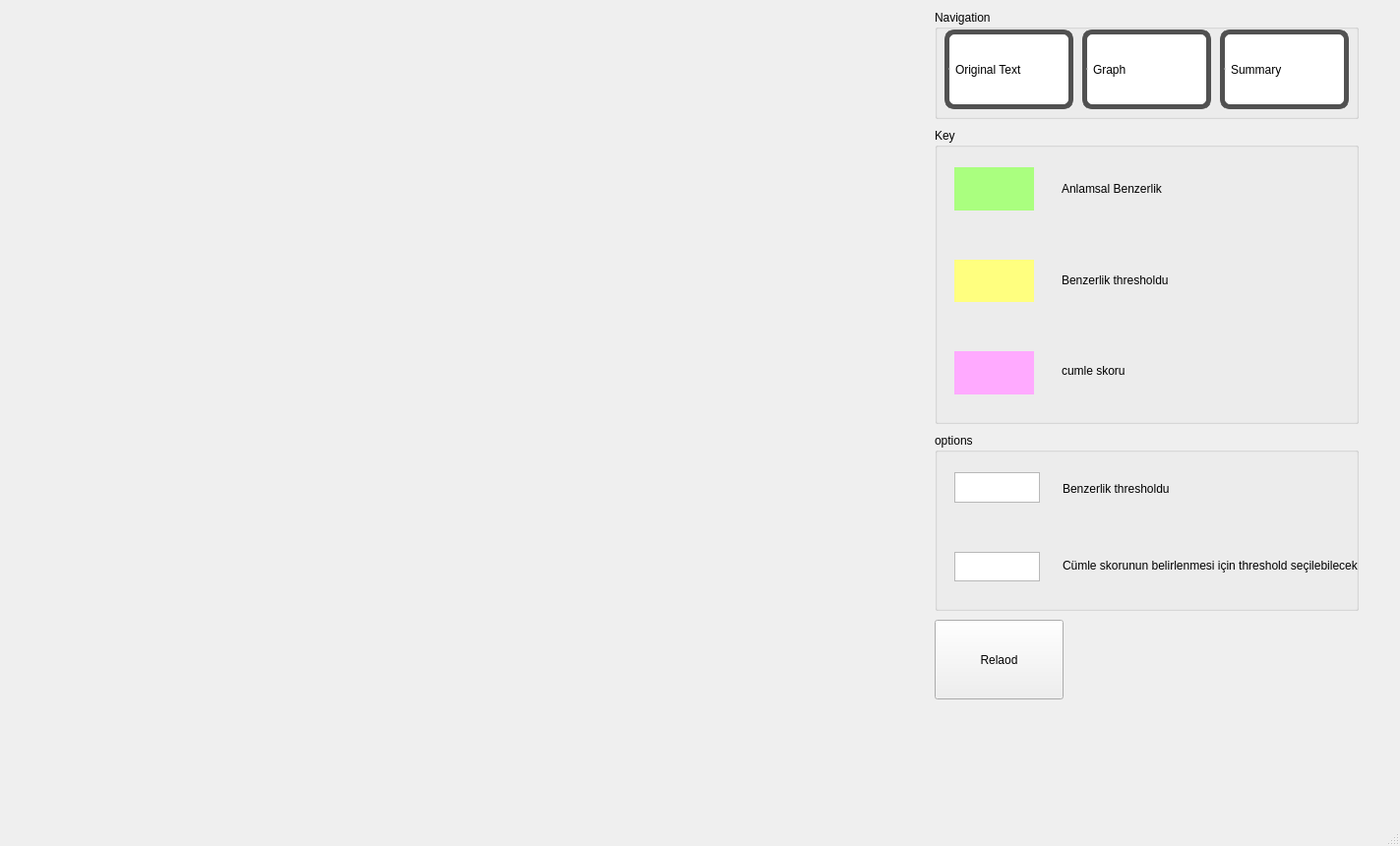
<?xml version="1.0" encoding="UTF-8"?>
<ui version="4.0">
 <class>MainWindow</class>
 <widget class="QMainWindow" name="MainWindow">
  <property name="geometry">
   <rect>
    <x>0</x>
    <y>0</y>
    <width>1423</width>
    <height>860</height>
   </rect>
  </property>
  <property name="windowTitle">
   <string>MainWindow</string>
  </property>
  <widget class="QWidget" name="centralwidget">
   <widget class="QStackedWidget" name="stackedWidget">
    <property name="geometry">
     <rect>
      <x>20</x>
      <y>0</y>
      <width>1371</width>
      <height>781</height>
     </rect>
    </property>
    <property name="currentIndex">
     <number>1</number>
    </property>
    <widget class="QWidget" name="Intro_page">
     <widget class="QGroupBox" name="IntroGroupBox">
      <property name="geometry">
       <rect>
        <x>440</x>
        <y>190</y>
        <width>421</width>
        <height>411</height>
       </rect>
      </property>
      <property name="title">
       <string/>
      </property>
      <widget class="QPushButton" name="BrowseButton">
       <property name="geometry">
        <rect>
         <x>320</x>
         <y>110</y>
         <width>93</width>
         <height>28</height>
        </rect>
       </property>
       <property name="text">
        <string>Browse</string>
       </property>
      </widget>
      <widget class="QLineEdit" name="FileNameTextEdit">
       <property name="geometry">
        <rect>
         <x>40</x>
         <y>110</y>
         <width>271</width>
         <height>21</height>
        </rect>
       </property>
      </widget>
      <widget class="QPushButton" name="ProcessButton">
       <property name="geometry">
        <rect>
         <x>120</x>
         <y>160</y>
         <width>141</width>
         <height>71</height>
        </rect>
       </property>
       <property name="text">
        <string>Process</string>
       </property>
      </widget>
      <widget class="QLabel" name="ErrorLabel">
       <property name="geometry">
        <rect>
         <x>44</x>
         <y>240</y>
         <width>361</width>
         <height>20</height>
        </rect>
       </property>
       <property name="text">
        <string/>
       </property>
      </widget>
     </widget>
    </widget>
    <widget class="QWidget" name="Graph_page">
     <widget class="QGroupBox" name="KeyGroupBox">
      <property name="geometry">
       <rect>
        <x>930</x>
        <y>130</y>
        <width>431</width>
        <height>301</height>
       </rect>
      </property>
      <property name="title">
       <string>Key</string>
      </property>
      <widget class="QWidget" name="gridLayoutWidget">
       <property name="geometry">
        <rect>
         <x>129</x>
         <y>19</y>
         <width>291</width>
         <height>271</height>
        </rect>
       </property>
       <layout class="QGridLayout" name="gridLayout">
        <item row="4" column="0">
         <widget class="QLabel" name="CumleScoreLabel">
          <property name="text">
           <string>cumle skoru</string>
          </property>
         </widget>
        </item>
        <item row="3" column="0">
         <widget class="QLabel" name="ThresholdLabel">
          <property name="text">
           <string>Benzerlik thresholdu</string>
          </property>
         </widget>
        </item>
        <item row="0" column="0">
         <widget class="QLabel" name="AnlamsalLabel">
          <property name="text">
           <string>Anlamsal Benzerlik</string>
          </property>
         </widget>
        </item>
       </layout>
      </widget>
      <widget class="QWidget" name="verticalLayoutWidget_2">
       <property name="geometry">
        <rect>
         <x>10</x>
         <y>20</y>
         <width>101</width>
         <height>271</height>
        </rect>
       </property>
       <layout class="QVBoxLayout" name="verticalLayout">
        <property name="spacing">
         <number>50</number>
        </property>
        <property name="leftMargin">
         <number>10</number>
        </property>
        <property name="topMargin">
         <number>20</number>
        </property>
        <property name="rightMargin">
         <number>10</number>
        </property>
        <property name="bottomMargin">
         <number>20</number>
        </property>
        <item>
         <widget class="QLabel" name="greenLabel">
          <property name="styleSheet">
           <string notr="true">background-color: rgb(170, 255, 127);</string>
          </property>
          <property name="text">
           <string/>
          </property>
         </widget>
        </item>
        <item>
         <widget class="QLabel" name="yellowLabel">
          <property name="autoFillBackground">
           <bool>false</bool>
          </property>
          <property name="styleSheet">
           <string notr="true">background-color:rgb(255, 255, 127)</string>
          </property>
          <property name="text">
           <string/>
          </property>
         </widget>
        </item>
        <item>
         <widget class="QLabel" name="pinkLabel">
          <property name="styleSheet">
           <string notr="true">background-color: rgb(255, 170, 255);</string>
          </property>
          <property name="text">
           <string/>
          </property>
         </widget>
        </item>
       </layout>
      </widget>
     </widget>
     <widget class="QGroupBox" name="groupBox_5">
      <property name="geometry">
       <rect>
        <x>930</x>
        <y>440</y>
        <width>431</width>
        <height>181</height>
       </rect>
      </property>
      <property name="title">
       <string>options</string>
      </property>
      <widget class="QWidget" name="gridLayoutWidget_2">
       <property name="geometry">
        <rect>
         <x>130</x>
         <y>20</y>
         <width>374</width>
         <height>151</height>
        </rect>
       </property>
       <layout class="QGridLayout" name="gridLayout_2">
        <item row="3" column="0">
         <widget class="QLabel" name="label_8">
          <property name="text">
           <string>Cümle skorunun belirlenmesi için threshold seçilebilecek bir araç.</string>
          </property>
         </widget>
        </item>
        <item row="0" column="0">
         <widget class="QLabel" name="label_9">
          <property name="text">
           <string>Benzerlik thresholdu</string>
          </property>
         </widget>
        </item>
       </layout>
      </widget>
      <widget class="QWidget" name="verticalLayoutWidget_3">
       <property name="geometry">
        <rect>
         <x>10</x>
         <y>20</y>
         <width>107</width>
         <height>151</height>
        </rect>
       </property>
       <layout class="QVBoxLayout" name="verticalLayout_2">
        <property name="spacing">
         <number>50</number>
        </property>
        <property name="leftMargin">
         <number>10</number>
        </property>
        <property name="topMargin">
         <number>20</number>
        </property>
        <property name="rightMargin">
         <number>10</number>
        </property>
        <property name="bottomMargin">
         <number>20</number>
        </property>
        <item>
         <widget class="QTextEdit" name="BenzerlikThresholdTextEdit">
          <property name="html">
           <string>&lt;!DOCTYPE HTML PUBLIC &quot;-//W3C//DTD HTML 4.0//EN&quot; &quot;http://www.w3.org/TR/REC-html40/strict.dtd&quot;&gt;
&lt;html&gt;&lt;head&gt;&lt;meta name=&quot;qrichtext&quot; content=&quot;1&quot; /&gt;&lt;style type=&quot;text/css&quot;&gt;
p, li { white-space: pre-wrap; }
&lt;/style&gt;&lt;/head&gt;&lt;body style=&quot; font-family:'MS Shell Dlg 2'; font-size:7.8pt; font-weight:400; font-style:normal;&quot;&gt;
&lt;p style=&quot;-qt-paragraph-type:empty; margin-top:0px; margin-bottom:0px; margin-left:0px; margin-right:0px; -qt-block-indent:0; text-indent:0px;&quot;&gt;&lt;br /&gt;&lt;/p&gt;&lt;/body&gt;&lt;/html&gt;</string>
          </property>
         </widget>
        </item>
        <item>
         <widget class="QTextEdit" name="BenzerlikThresholdTextEdit_2">
          <property name="html">
           <string>&lt;!DOCTYPE HTML PUBLIC &quot;-//W3C//DTD HTML 4.0//EN&quot; &quot;http://www.w3.org/TR/REC-html40/strict.dtd&quot;&gt;
&lt;html&gt;&lt;head&gt;&lt;meta name=&quot;qrichtext&quot; content=&quot;1&quot; /&gt;&lt;style type=&quot;text/css&quot;&gt;
p, li { white-space: pre-wrap; }
&lt;/style&gt;&lt;/head&gt;&lt;body style=&quot; font-family:'MS Shell Dlg 2'; font-size:7.8pt; font-weight:400; font-style:normal;&quot;&gt;
&lt;p style=&quot;-qt-paragraph-type:empty; margin-top:0px; margin-bottom:0px; margin-left:0px; margin-right:0px; -qt-block-indent:0; text-indent:0px;&quot;&gt;&lt;br /&gt;&lt;/p&gt;&lt;/body&gt;&lt;/html&gt;</string>
          </property>
         </widget>
        </item>
       </layout>
      </widget>
     </widget>
     <widget class="QPushButton" name="ReloadButton">
      <property name="geometry">
       <rect>
        <x>930</x>
        <y>630</y>
        <width>131</width>
        <height>81</height>
       </rect>
      </property>
      <property name="text">
       <string>Relaod</string>
      </property>
     </widget>
     <widget class="QLabel" name="optionsErrorLabel">
      <property name="geometry">
       <rect>
        <x>1070</x>
        <y>630</y>
        <width>251</width>
        <height>51</height>
       </rect>
      </property>
      <property name="text">
       <string/>
      </property>
     </widget>
     <widget class="QWidget" name="verticalLayoutWidget">
      <property name="geometry">
       <rect>
        <x>0</x>
        <y>10</y>
        <width>921</width>
        <height>771</height>
       </rect>
      </property>
      <layout class="QVBoxLayout" name="GraphLayout"/>
     </widget>
    </widget>
    <widget class="QWidget" name="Summary_page">
     <widget class="QLabel" name="RougeScoreTextLabel">
      <property name="geometry">
       <rect>
        <x>1050</x>
        <y>270</y>
        <width>91</width>
        <height>61</height>
       </rect>
      </property>
      <property name="text">
       <string>ROUGE score:</string>
      </property>
     </widget>
     <widget class="QLabel" name="RogueScoreLabel">
      <property name="geometry">
       <rect>
        <x>1140</x>
        <y>270</y>
        <width>91</width>
        <height>61</height>
       </rect>
      </property>
      <property name="text">
       <string>[ROUGE score]</string>
      </property>
     </widget>
     <widget class="QTextBrowser" name="SummaryTextBrowser">
      <property name="geometry">
       <rect>
        <x>0</x>
        <y>20</y>
        <width>921</width>
        <height>761</height>
       </rect>
      </property>
      <property name="html">
       <string>&lt;!DOCTYPE HTML PUBLIC &quot;-//W3C//DTD HTML 4.0//EN&quot; &quot;http://www.w3.org/TR/REC-html40/strict.dtd&quot;&gt;
&lt;html&gt;&lt;head&gt;&lt;meta name=&quot;qrichtext&quot; content=&quot;1&quot; /&gt;&lt;style type=&quot;text/css&quot;&gt;
p, li { white-space: pre-wrap; }
&lt;/style&gt;&lt;/head&gt;&lt;body style=&quot; font-family:'MS Shell Dlg 2'; font-size:7.8pt; font-weight:400; font-style:normal;&quot;&gt;
&lt;p style=&quot;-qt-paragraph-type:empty; margin-top:0px; margin-bottom:0px; margin-left:0px; margin-right:0px; -qt-block-indent:0; text-indent:0px;&quot;&gt;&lt;br /&gt;&lt;/p&gt;&lt;/body&gt;&lt;/html&gt;</string>
      </property>
     </widget>
    </widget>
    <widget class="QWidget" name="OriginalText_page">
     <widget class="QTextBrowser" name="OriginalTextBrowser">
      <property name="geometry">
       <rect>
        <x>0</x>
        <y>20</y>
        <width>921</width>
        <height>761</height>
       </rect>
      </property>
      <property name="html">
       <string>&lt;!DOCTYPE HTML PUBLIC &quot;-//W3C//DTD HTML 4.0//EN&quot; &quot;http://www.w3.org/TR/REC-html40/strict.dtd&quot;&gt;
&lt;html&gt;&lt;head&gt;&lt;meta name=&quot;qrichtext&quot; content=&quot;1&quot; /&gt;&lt;style type=&quot;text/css&quot;&gt;
p, li { white-space: pre-wrap; }
&lt;/style&gt;&lt;/head&gt;&lt;body style=&quot; font-family:'MS Shell Dlg 2'; font-size:7.8pt; font-weight:400; font-style:normal;&quot;&gt;
&lt;p style=&quot;-qt-paragraph-type:empty; margin-top:0px; margin-bottom:0px; margin-left:0px; margin-right:0px; -qt-block-indent:0; text-indent:0px;&quot;&gt;&lt;br /&gt;&lt;/p&gt;&lt;/body&gt;&lt;/html&gt;</string>
      </property>
     </widget>
    </widget>
   </widget>
   <widget class="QGroupBox" name="NagivationGroupBox">
    <property name="geometry">
     <rect>
      <x>950</x>
      <y>10</y>
      <width>431</width>
      <height>111</height>
     </rect>
    </property>
    <property name="title">
     <string>Navigation</string>
    </property>
    <widget class="QRadioButton" name="OriginalNav_Radio">
     <property name="geometry">
      <rect>
       <x>10</x>
       <y>20</y>
       <width>131</width>
       <height>81</height>
      </rect>
     </property>
     <property name="styleSheet">
      <string notr="true">QRadioButton::indicator {
    width: 0px;
    height: 0px;
}

QRadioButton{
	background-color: rgb(255, 255, 255);
	border-color: rgb(81, 81, 81);
	border-style: solid;
	border-width: 5px;
	border-radius: 10px;
}

QRadioButton::checked{
	
	background-color: rgb(194, 194, 194);
}


</string>
     </property>
     <property name="text">
      <string>Original Text</string>
     </property>
    </widget>
    <widget class="QRadioButton" name="GraphNav_Radio">
     <property name="geometry">
      <rect>
       <x>150</x>
       <y>20</y>
       <width>131</width>
       <height>81</height>
      </rect>
     </property>
     <property name="styleSheet">
      <string notr="true">QRadioButton::indicator {
    width: 0px;
    height: 0px;
}

QRadioButton{
	background-color: rgb(255, 255, 255);
	border-color: rgb(81, 81, 81);
	border-style: solid;
	border-width: 5px;
	border-radius: 10px;
}

QRadioButton::checked{
	
	background-color: rgb(194, 194, 194);
}

</string>
     </property>
     <property name="text">
      <string>Graph</string>
     </property>
    </widget>
    <widget class="QRadioButton" name="SummaryNav_Radio">
     <property name="geometry">
      <rect>
       <x>290</x>
       <y>20</y>
       <width>131</width>
       <height>81</height>
      </rect>
     </property>
     <property name="styleSheet">
      <string notr="true">QRadioButton::indicator {
    width: 0px;
    height: 0px;
}

QRadioButton{
	background-color: rgb(255, 255, 255);
	border-color: rgb(81, 81, 81);
	border-style: solid;
	border-width: 5px;
	border-radius: 10px;
}

QRadioButton::checked{
	
	background-color: rgb(194, 194, 194);
}

</string>
     </property>
     <property name="text">
      <string>Summary</string>
     </property>
    </widget>
   </widget>
  </widget>
  <widget class="QMenuBar" name="menubar">
   <property name="geometry">
    <rect>
     <x>0</x>
     <y>0</y>
     <width>1423</width>
     <height>26</height>
    </rect>
   </property>
  </widget>
  <widget class="QStatusBar" name="statusbar"/>
 </widget>
 <resources/>
 <connections/>
</ui>
